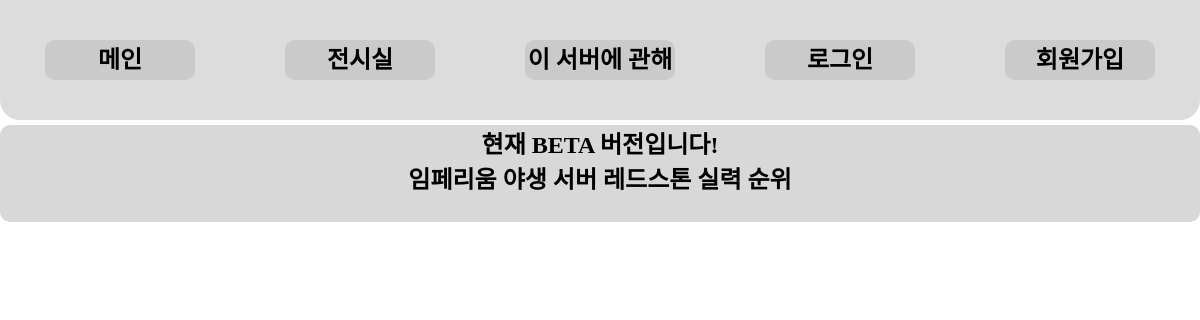
/redstone_ranking/, run on an earlier commit of the app's database.
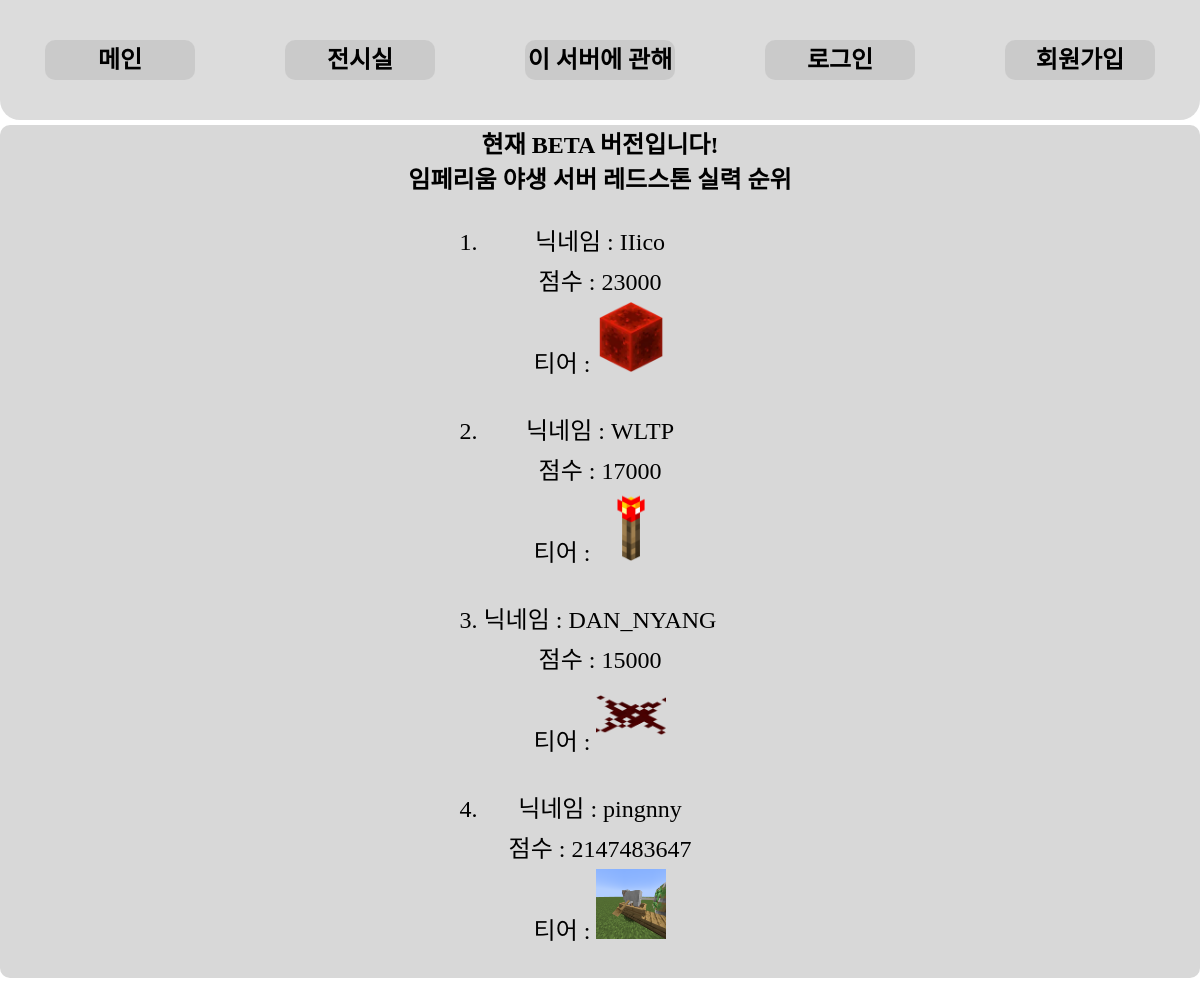
And on a later commit of the database.
### redstone_ranking/models.py (models this page shows, shortened)
class Player(models.Model):
    nickname = models.CharField(max_length=255)
    point = models.CharField(max_length=255)
    rank = models.IntegerField(default=0)
    tier = models.ImageField(blank=True, null=True)

### redstone_ranking/views.py (the view)
# urls.py: path('redstone_ranking/', redstone_ranking_main, name='redstone_ranking'),
def redstone_ranking_main(request):
    players = Player.objects.all().order_by("rank")
    content = {"players": players}
    return render(request, "redstone_ranking/index.html", content)

### templates/redstone_ranking/index.html
{% extends 'base.html' %}
{% block content %}
<div class="content2">
    <h1>현재 BETA 버전입니다!</h1>
    <h2>임페리움 야생 서버 레드스톤 실력 순위</h2>
    <br>
    <ol>
        {% for player in players %}
        <li>
            <div>
                닉네임 : {{ player.nickname }}
            </div>
            <div>
                점수 : {{ player.point }}
            </div>
            <div>
                티어 : <img src = "{{ player.tier.url }}" style="height: 70px; width: 70px;">
            </div>
        </li>
        <br>
        {% endfor %}
    </ol>
</div>
{% endblock %}

### templates/base.html (shortened to what this page needs)
<!DOCTYPE html>
<html lang="en">
{% load static %}
<head>
    <link rel="stylesheet" href="{% static 'main/index.css' %}">
</head>
<body oncontextmenu="return false" onselectstart="return false" ondragstart="return false">
    <div class="mainContainer">
        <div class="taskbar-container">
            <ol class="taskbar-ol">
                <il>
                    <div class="visible" key="0">
                        <div class="title_menu" key="0">
                            <h2>
                                <a href="{% url 'main' %}">메인</a>
                            </h2>
                        </div>
                    </div>
                </il>
                <il>
                    <div class="visible" key="1">
                        <div class="title_menu" key="1">
                            <h2>
                                <a href="{% url 'main' %}">전시실</a>
                            </h2>
                        </div>
                    </div>
                </il>
                <il>
                    <div class="visible" key="2">
                        <div class="title_menu" key="2">
                            <h2>
                                <a href="{% url 'main' %}">이 서버에 관해</a>
                            </h2>
                        </div>
                    </div>
                </il>
                {% if user.is_authenticated %}
                <il>
                    <div class="visible">
                        <div class="menu">
                            <h2>
                                <a href="{% url 'account:logout' %}">(로그아웃)</a>
                            </h2>
                        </div>
                    </div>
                </il>
                {% else %}
                <il>
                    <div class="visible">
                        <div class="menu">
                            <h2>
                                <a href="{% url 'account:login' %}">로그인</a>
                            </h2>
                        </div>
                    </div>
                </il>
                {% endif %}
                {% if not user.is_authenticated %}
                <il>
                    <div class="visible">
                        <div class="menu">
                            <h2>
                                <a href="{% url 'account:signup' %}">회원가입</a>
                            </h2>
                        </div>
                    </div>
                </il>
                {% endif %}
            </ol>
        </div>
        {% block content %}
        {% endblock %}
    </div>
</body>
</html>

### static/main/index.css (style rules this page uses)
* { font-size: 24px; font-family: 'establishRetrosansOTF'; margin: 0; padding: 0; box-sizing: border-box; }
div { margin-bottom: 5px; }
img { width: 400px; height: 600px; object-fit: cover; }
.content2 { border-radius: 10px; display: flex; flex-direction: column; align-items: center; justify-content: center; background-color: rgb(216, 216, 216); text-align: center; }
a { text-decoration-line: none; display: block; }
a:link { color : black; }
li { min-width: 100px; flex: 1; }
.taskbar-ol { display: flex; flex-wrap: wrap; gap: 10px; padding: 0; list-style-position: inside; }
.title_menu { border-radius: 10px; background-color: rgba(185, 185, 185, 0.5); height: 40px; text-align: center; margin: 0; padding: 0; }
.menu { border-radius: 10px; background-color: rgba(185, 185, 185, 0.5); height: 40px; text-align: center; margin: 0; padding: 0; }
.taskbar-container { justify-content: center; display: grid; background-color: rgba(185, 185, 185, 0.5); gap: 10px; border-radius: 0px 0px 20px 20px; }
.visible { width: 150px; margin: 40px; }

What changed in the data, as far as the page shows it:
added Player: nickname "IIico", point "23000", tier (picture)
added Player: nickname "WLTP", point "17000", tier (picture)
added Player: nickname "DAN_NYANG", point "15000", tier (picture)
added Player: nickname "pingnny", point "2147483647", tier (picture)
